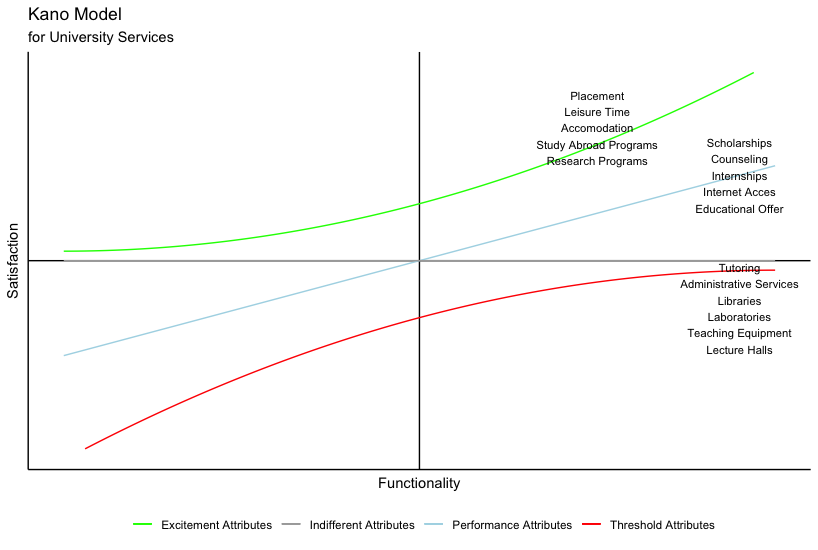

Here is the R script that generated this plot:
### KANO MODEL ###

# Import ggplot package
library(ggplot2)

# Define attributes functions
fun.1 <- function(x) x                      # performance attributes
fun.2 <- function(x) 0.1*x^2 + x + 3        # excitement attributes
fun.3 <- function(x) -(0.1*x^2 - x + 3)     # threshold attributes
fun.4 <- function(x) 0                      # indifferent attributes

# Build Kano plot
ggplot(data = data.frame(x = 0), aes(x = x)) +
  
  # Add axes
  geom_vline(xintercept = 0) +
  geom_hline(yintercept = 0) +
  
  # Add attributes functions
  stat_function(aes(colour = "Performance Attributes"), fun = fun.1) +
  stat_function(aes(colour = "Excitement Attributes"), fun = fun.2) +
  stat_function(aes(colour = "Threshold Attributes"), fun = fun.3) +
  stat_function(aes(colour = "Indifferent Attributes"), fun = fun.4) +
  
  # Set plot limits
  xlim(-5,5) +
  ylim(-10,10) + 
  
  # Define theme
  theme_classic() +
  
  # Remove axes text and ticks
  theme(axis.text.x=element_blank(),
        axis.ticks.x=element_blank(),
        axis.text.y=element_blank(),
        axis.ticks.y=element_blank()) +
  
  # Set attributes colors
  scale_color_manual(values = c("Performance Attributes" = "lightblue",
                                "Excitement Attributes" = "green", 
                                "Threshold Attributes" = "red",
                                "Indifferent Attributes" = "darkgrey")) +
  
  # Customize plot legends
  theme(legend.title=element_blank()) +
  theme(legend.position="bottom") +
  
  # Add title, subtitle, and axes titles
  labs(title = "Kano Model",
       subtitle = "for University Services",
       x = "Functionality",
       y = "Satisfaction") +
  
  # Define excitement attributes
  annotate("text", x = 2.5, y = 7, label = "Placement\nLeisure Time\nAccomodation\nStudy Abroad Programs\nResearch Programs", size = 3) +
  
  # Define performance attributes
  annotate("text", x = 4.5, y = 4.5, label = "Scholarships\nCounseling\nInternships\nInternet Acces\nEducational Offer", size = 3) +
 
  # Define threshold attributes
   annotate("text", x = 4.5, y = -2.5, label = "Tutoring\nAdministrative Services\nLibraries\nLaboratories\nTeaching Equipment\nLecture Halls", size = 3)
